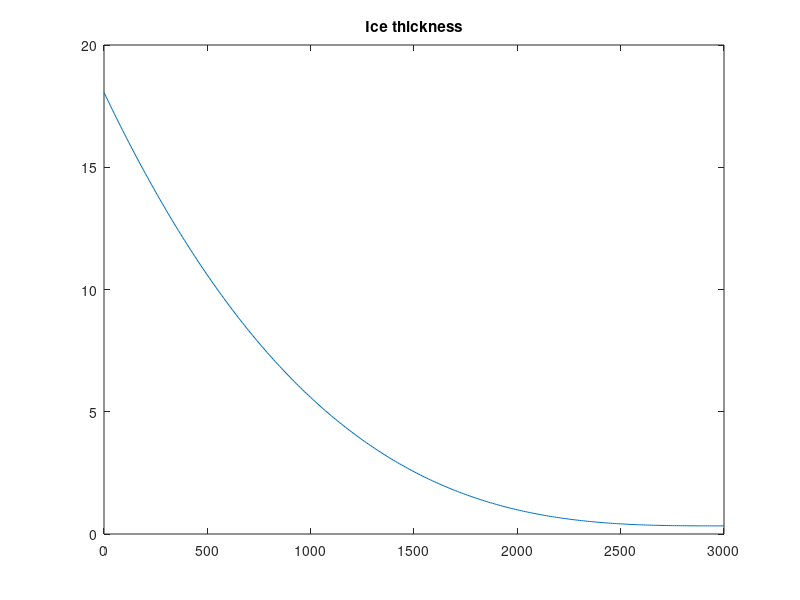
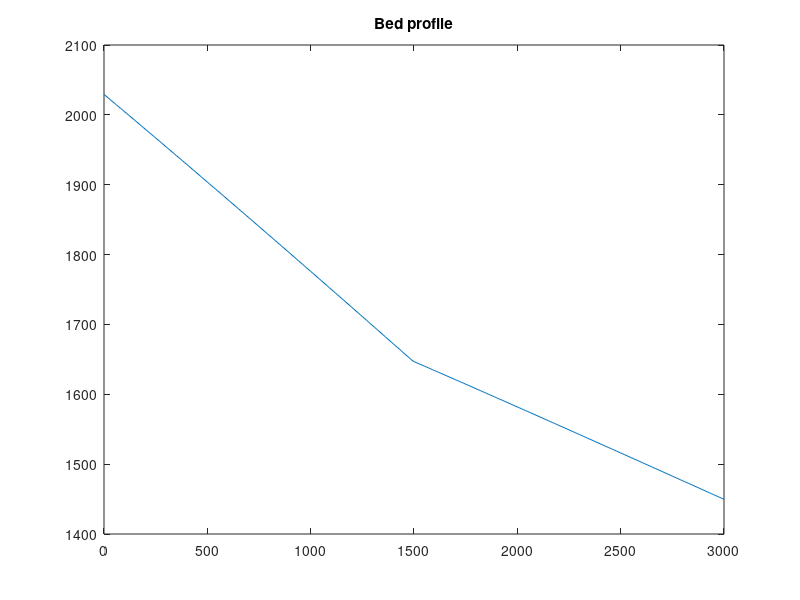

Source code (MATLAB) for these figures, in order:
%constants
g = 9.81;%m/s
rho = 800;% kg/m3 ice density??

L = 3000; %glacier length in m
dx = 10; %define gridsize
x = 0:dx:L;%spatial coordinate x
xpr = 0:dx/L:1; %spatial coordinate x which is x scaled by 

gridsize = length(x);

taum = 200; %in kPa
delta = 0.15;

%calculate the values of tau
tau = zeros(gridsize,1); %define array of tau values
for i = 1:gridsize
    tau(i) = taum/(1+delta)*((1-(xpr(i)-0.5)/0.5)^3+delta);
end


%use some sort of data set for h??
h = ones(gridsize,1);
for i = floor(gridsize/2)+1:gridsize
    h(i) = 1650-(i-gridsize/2)/gridsize*2*200; %linear decrease from 1650 to 1450, 
    %this is just a bad approximation from the map.
end
for i = 1:floor(gridsize/2)
    h(i) = 2050-i/gridsize*2*400; %linear decrease from 2050 to 1650
end

%calculate H
H = zeros(gridsize,1); %define array of H values
for i = 1:gridsize-1
    deriv = min(abs((h(i+1)-h(i)))/dx,0.01);%use minimal value of 0.01
    H(i) = tau(i)/rho/g/deriv;
end
H(gridsize) = tau(gridsize)/rho/g/deriv; %use last value for lower boundary 
%(as there is no derivative there to calculate)

%calculate bed profile from h and H
b = zeros(gridsize,1);
for i = 1:gridsize
    b(i) = h(i) - H(i);
end

%plot the bed profile
figure(1);
plot(x,H);
title('Ice thickness');
figure(2)
plot(x,b);
title('Bed profile');